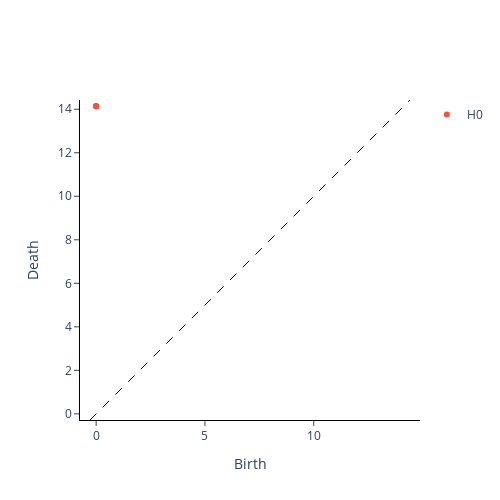

Notebook code cell kept with this figure:
### Code cell
Z = VR.fit_transform(np.array([[[0,0],[10,10],[20,20],[30,30],[40,40]]]))
plot_diagram(Z[0])

### Figure 1 — Plotly figure (JSON) as saved in the notebook; plotly's stock layout.template omitted (floating-point values rounded to 4 significant figures)
{"data": [{"hoverinfo": "none", "line": {"color": "black", "dash": "dash", "width": 1}, "mode": "lines", "showlegend": false, "type": "scatter", "x": [-0.2828, 14.42], "y": [-0.2828, 14.42]}, {"hoverinfo": "text", "hovertext": ["(0.0, 14.142135620117188), multiplicity: 4", "(0.0, 14.142135620117188), multiplicity: 4", "(0.0, 14.142135620117188), multiplicity: 4", "(0.0, 14.142135620117188), multiplicity: 4"], "mode": "markers", "name": "H0", "type": "scatter", "x": [0, 0, 0, 0], "y": [14.14, 14.14, 14.14, 14.14]}, {"hoverinfo": "text", "hovertext": [], "mode": "markers", "name": "H1", "type": "scatter", "x": [], "y": []}, {"hoverinfo": "text", "hovertext": [], "mode": "markers", "name": "H2", "type": "scatter", "x": [], "y": []}], "layout": {"height": 500, "plot_bgcolor": "white", "width": 500, "xaxis": {"autorange": false, "exponentformat": "e", "linecolor": "black", "linewidth": 1, "mirror": false, "range": [-0.2828, 14.42], "showexponent": "all", "showline": true, "side": "bottom", "ticks": "outside", "title": {"text": "Birth"}, "type": "linear", "zeroline": true}, "yaxis": {"autorange": false, "exponentformat": "e", "linecolor": "black", "linewidth": 1, "mirror": false, "range": [-0.2828, 14.42], "scaleanchor": "x", "scaleratio": 1, "showexponent": "all", "showline": true, "side": "left", "ticks": "outside", "title": {"text": "Death"}, "type": "linear", "zeroline": true}}}
